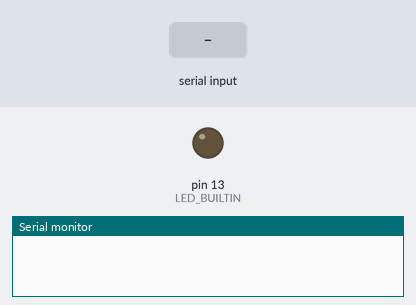
Simulated run of this sketch. Board: Arduino Uno, built with avr-gcc and run on an emulated ATmega328P. Parts: output pins drawn as LEDs (lit = HIGH), the last lines printed to the serial monitor. The test bench sets the inputs (shaded band).

Above: at 1.2 s.
1.3 s: "H" received over Serial
At 2.5 s:
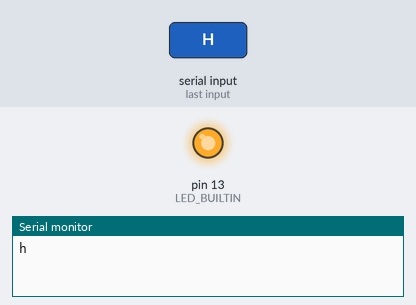
2.8 s: "L" received over Serial
At 3.6 s:
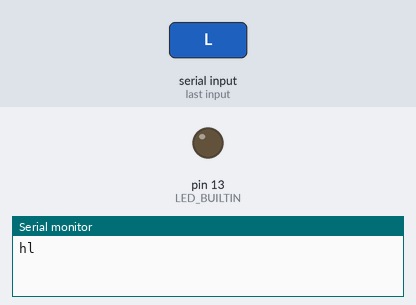
Timing chart, 0 to 5.8 s (numbered marks = the images above; inputs shaded):
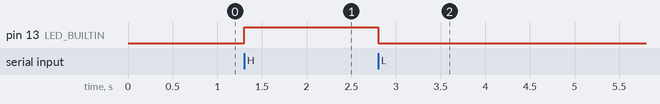

The sketch:

Reciever.ino
```cpp
int ulaz;

void setup() {
  Serial.begin(9600);
  pinMode(LED_BUILTIN, OUTPUT);
}

char stanje = 'n';

void loop() {
  if(Serial.available() > 0) {
    ulaz = Serial.read();

    if(ulaz == 'H') {
      digitalWrite(LED_BUILTIN, HIGH);
      stanje = 'h';
    }
    if(ulaz == 'L') {
      digitalWrite(LED_BUILTIN, LOW);
      stanje = 'l';
    }
  }

  if(stanje == 'l' || stanje == 'h') {
    Serial.print(stanje);
    stanje = 'n';
  }
}
```

Measured:
- after the input at 1.3 s, pin 13 (LED_BUILTIN): LOW → HIGH at once
- after the input at 2.8 s, pin 13 (LED_BUILTIN): HIGH → LOW at once
